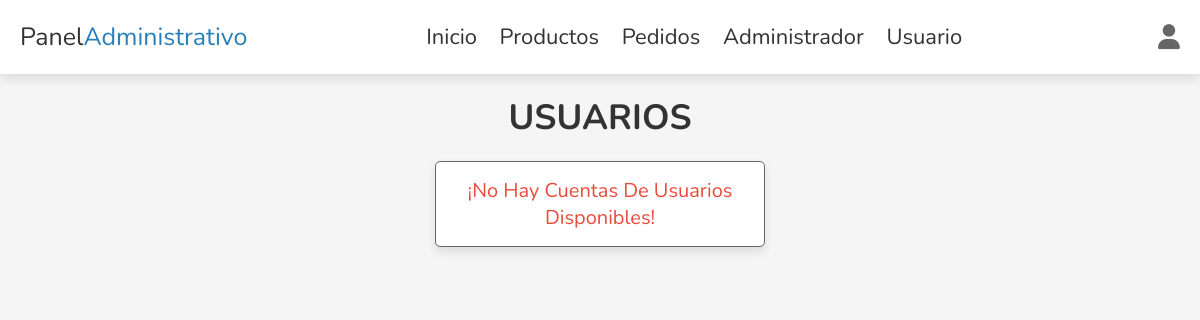
/Backend-Breaktime/users_accounts.php (signed in), run on an earlier commit of the app's database.
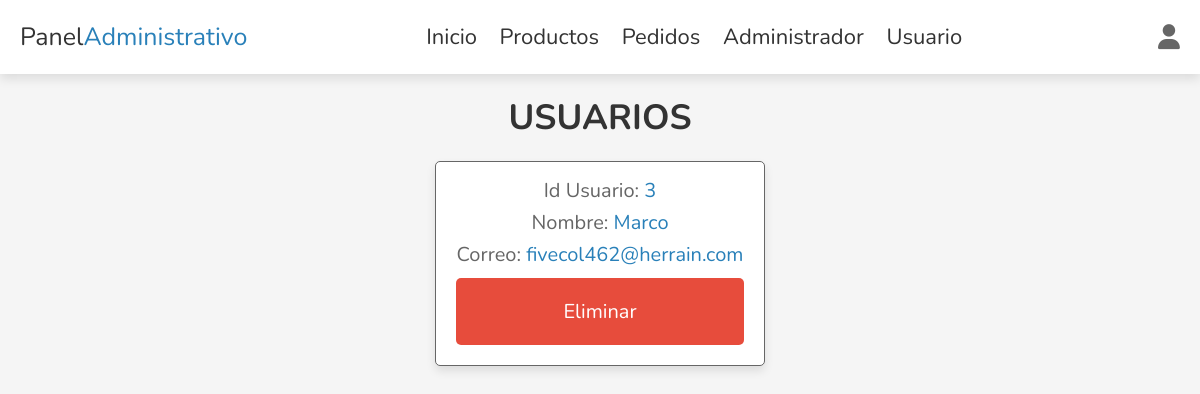
And on a later commit of the database.
### tables this page shows
CREATE TABLE `user` (
  `id` int(100) NOT NULL,
  `name` varchar(20) NOT NULL,
  `email` varchar(50) NOT NULL,
  `password` varchar(50) NOT NULL
);

### Backend-Breaktime/users_accounts.php (the view, shortened to what this page needs)
<?php
include 'config.php';
?>
<!DOCTYPE html>
<html lang="es">
<head>
    <link rel="stylesheet" href="https://cdnjs.cloudflare.com/ajax/libs/font-awesome/6.1.1/css/all.min.css">
    <link rel="stylesheet" href="css/admin_style.css">
</head>
<body>
    <?php include 'admin_header.php' ?>
    <section class="accounts">
        <h1 class="heading">Usuarios</h1>
        <div class="box-container">
            <?php
            $select_accounts = $conn->prepare("SELECT * FROM `user`");
            $select_accounts->execute();
            if($select_accounts->rowCount() > 0){
                while($fetch_accounts = $select_accounts->fetch(PDO::FETCH_ASSOC)){
            ?>
            <div class="box">
                <p> Id Usuario: <span><?= $fetch_accounts['id']; ?></span> </p>
                <p> Nombre: <span><?= $fetch_accounts['name']; ?></span> </p>
                <p> Correo: <span><?= $fetch_accounts['email']; ?></span> </p>
                <a href="users_accounts.php?delete=<?= $fetch_accounts['id']; ?>"
                    onclick="return confirm('¿Estás seguro de eliminar esta cuenta?')" class="delete-btn">Eliminar</a>
            </div>
            <?php
            }
        }else{
            echo '<p class="empty">¡No hay cuentas de usuarios disponibles!</p>';
        }
    ?>
        </div>
    </section>
</body>
</html>

What changed in the data, as far as the page shows it:
added user: id "3", name "Marco", email "fivecol462@herrain.com"
Also different on the page:
text no longer shown: "¡No Hay Cuentas De Usuarios Disponibles!"
